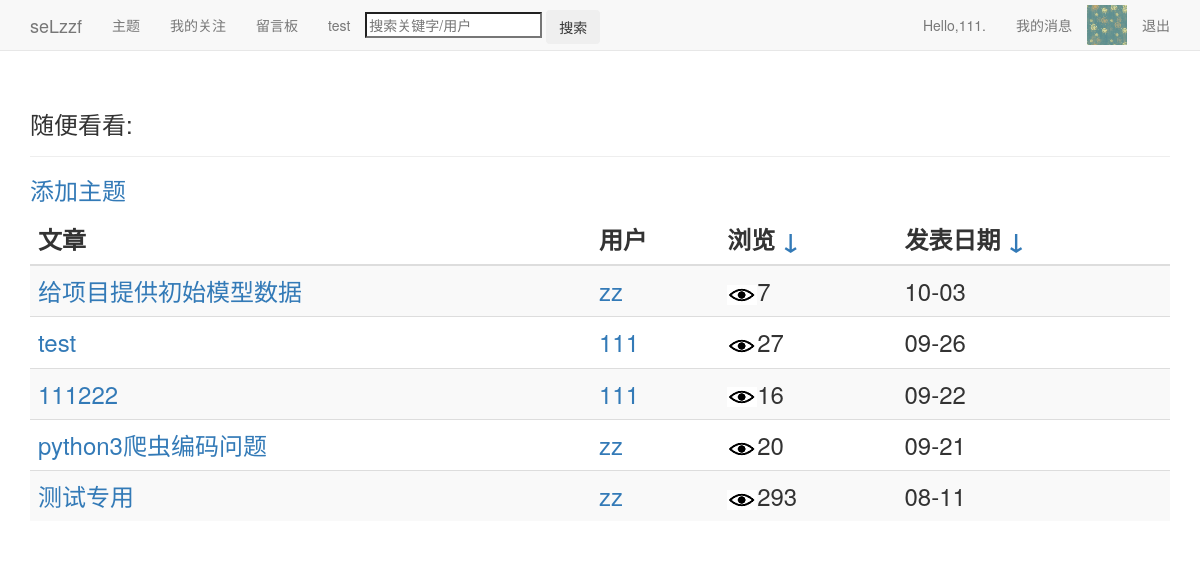
Before: /index/ (signed in) with the older database file.
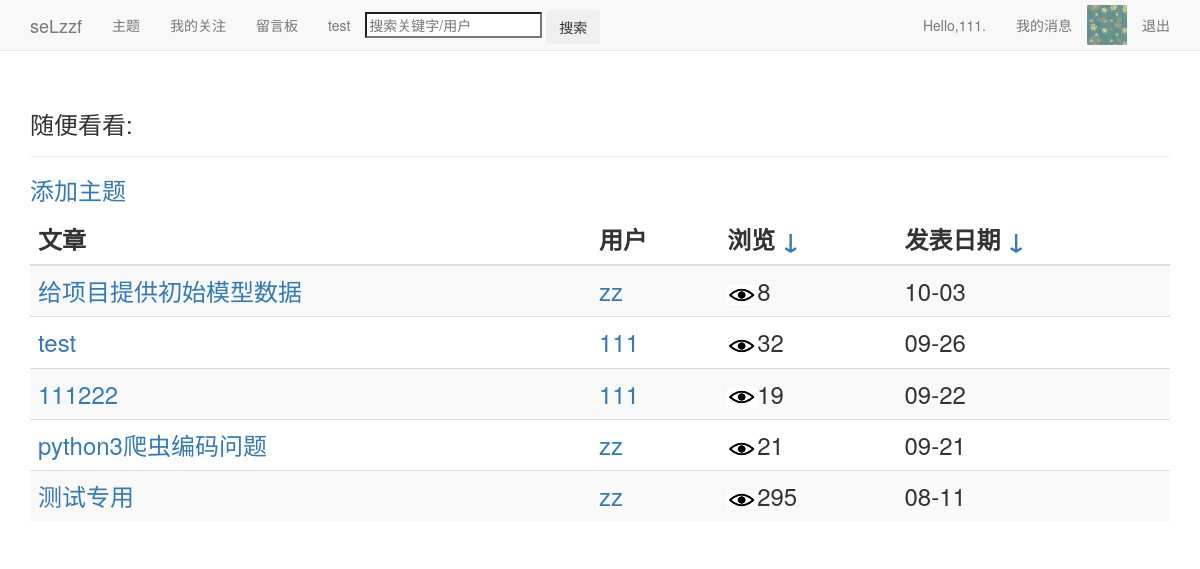
After: the same page with the newer database file.
### blogs/models.py (models this page shows, shortened)
class Theme(models.Model):
	owner=models.ForeignKey(User)
	title=models.CharField('标题',max_length=20)
	date_added=models.DateTimeField(auto_now_add=True)
	date_updated=models.DateTimeField(auto_now=True)
	设为私密=models.BooleanField(default=False)
	views=models.PositiveIntegerField(default=0)
	praises=models.PositiveIntegerField(default=0)

### blogs/views.py (the view)
# urls.py: url(r'^index/$',login_required(views.IndexView.as_view()),name='index'),
class IndexView(ListView): #基于类的视图
	model=Theme
	template_name='blogs/index.html'
	context_object_name='themes'
	def get_queryset(self):
		try:
			sort=self.request.GET['sort']
			return super().get_queryset().filter(设为私密=False).order_by('-'+sort)
		except:
			return super().get_queryset().filter(设为私密=False).order_by('-date_added')
	def get_context_data(self,**kwargs):
		context=super().get_context_data(**kwargs)
		page_user=self.request.user
		context.update({'page_user':page_user})
		return context

### blog/context_processor.py (called while the page is built)
def request_userinfo(request):
	user=request.user
	try:
		request_userinfo=Userinfo.objects.get(user=user)
		return {'request_userinfo':request_userinfo}
	except:
		return {'request_userinfo':'请登录.'}

### blogs/templates/blogs/index.html
{% extends "blogs/base.html" %}
{% load static %}
{% block header %}
  <h3>随便看看:</h3>
{% endblock header %}
{% block content %}
<div><h3>
  <table class='table table-hover table-striped'>
    <thead>
	  <tr>
	    <th>文章</th>
		<th>用户</th>
		<th>浏览 <a href="?sort=views">↓</a></th>
		<th>发表日期 <a href="?sort=date_added">↓</a></th>
	  </tr>
	</thead>
	<tbody>
	  {% for theme in themes %}
	  <tr>
		<td>
		  <a href="{% url 'blogs:theme' theme.owner.id theme.id %}">{{theme.title}}</a>
		</td>
		<td>
		  <a href="{% url 'users:userinfo' theme.owner.id %}">{{theme.owner}}</a>
		</td>
		<td>
		  <img src="{% static 'images/views.jpg' %}"/>{{theme.views}}
		</td>
		<td>{{theme.date_added|date:'m-d'}}</td>
	  </tr>
	  {% empty %}
	    <h3>服务器好像出错了,请刷新重试或诊断网络</h3>
	  {% endfor %}
	</tbody>
</h3></div>
  {% if page_user == user %}
  <h3>
    <a href="{% url 'blogs:new_theme' %}">添加主题</a>
  </h3>
  {% endif %}
</div>
{% endblock content %}

Changed rows visible on the page:
changed Theme "给项目提供初始模型数据": views "7" → "8"
changed Theme "test": views "27" → "32"
changed Theme (number 3 of 5 on the later page): views "16" → "19"
changed Theme "python3爬虫编码问题": views "20" → "21"
changed Theme "测试专用": views "293" → "295"
